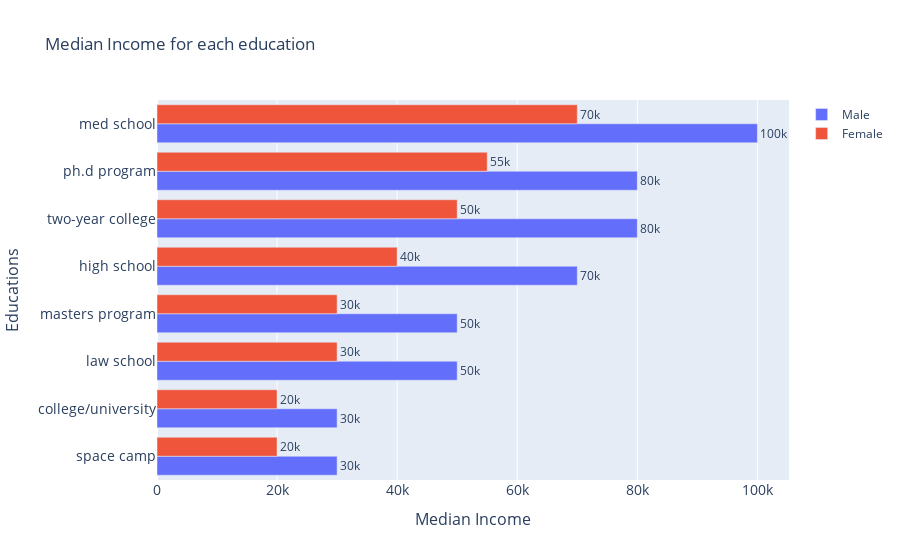

The code cell stored with this chart in its notebook:
### Code cell
educations = valid_income_df['education'].unique()

fig = go.Figure(data=[
    go.Bar(name='Male', 
           y=educations, 
           x=df_mean_incomes_male_median['median_income'], 
           text=df_mean_incomes_male_median['median_income'], orientation='h'),
    go.Bar(name='Female', 
           y=educations, 
           x=df_mean_incomes_female_median['median_income'],
           text=df_mean_incomes_female_median['median_income'], orientation='h')
])

fig.update_layout(barmode='group',
    title='Median Income for each education',
    #xaxis_tickfont_size=14,
    yaxis=dict(title='Educations',
               titlefont_size=16,
               tickfont_size=14),
    xaxis=dict(title='Median Income',
               titlefont_size=16,
               tickfont_size=14))
fig.update_traces(texttemplate='%{text:.2s}', textposition='outside')
fig.show()

### Figure 1 — Plotly figure (JSON) as saved in the notebook; plotly's stock layout.template omitted (floating-point values rounded to 4 significant figures)
{"data": [{"name": "Male", "orientation": "h", "text": [30000, 30000, 50000, 50000, 70000, 80000, 80000, 100000], "textposition": "outside", "texttemplate": "%{text:.2s}", "type": "bar", "x": [30000, 30000, 50000, 50000, 70000, 80000, 80000, 100000], "y": ["space camp", "college/university", "law school", "masters program", "high school", "two-year college", "ph.d program", "med school"]}, {"name": "Female", "orientation": "h", "text": [20000, 20000, 30000, 30000, 40000, 50000, 55000, 70000], "textposition": "outside", "texttemplate": "%{text:.2s}", "type": "bar", "x": [20000, 20000, 30000, 30000, 40000, 50000, 55000, 70000], "y": ["space camp", "college/university", "law school", "masters program", "high school", "two-year college", "ph.d program", "med school"]}], "layout": {"barmode": "group", "title": {"text": "Median Income for each education"}, "xaxis": {"tickfont": {"size": 14}, "title": {"font": {"size": 16}, "text": "Median Income"}}, "yaxis": {"tickfont": {"size": 14}, "title": {"font": {"size": 16}, "text": "Educations"}}}}
